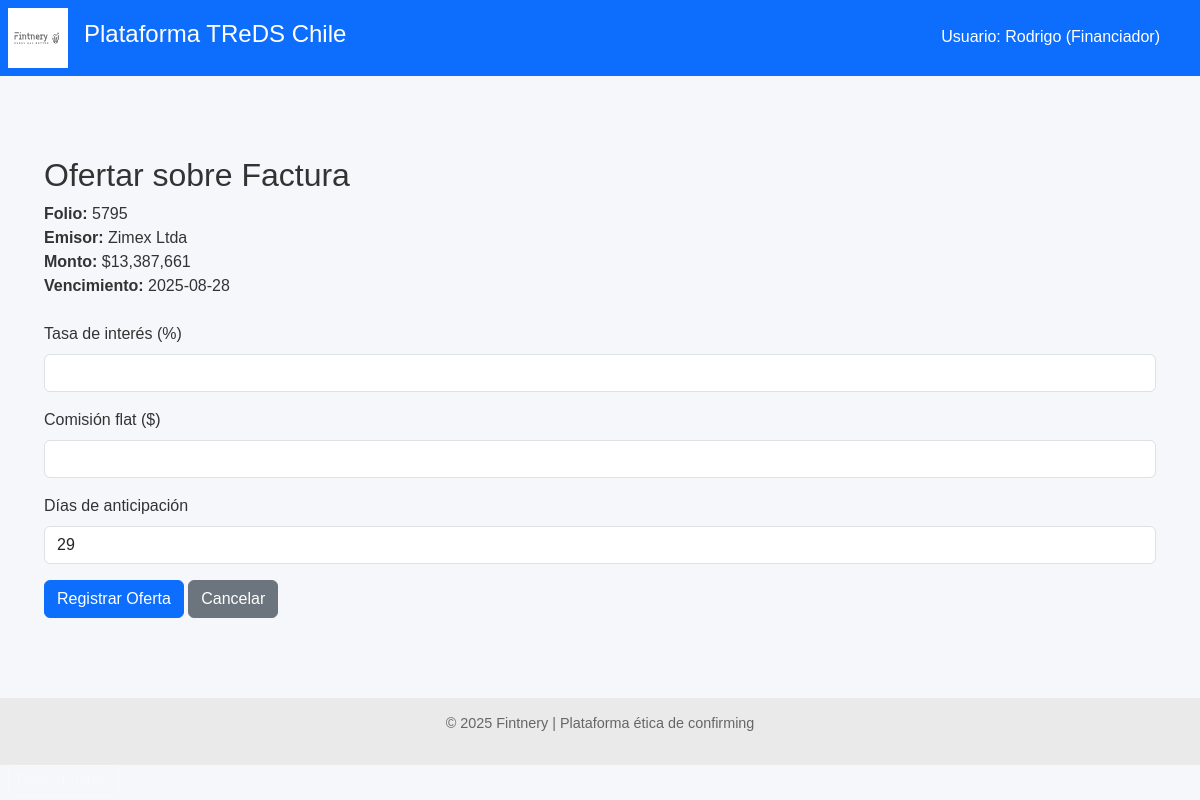
Screenshot of /financiador/ofertar/5795 (signed in) with the database file from the repository.
### models.py (models this page shows)
class FacturaDB(Base):
    __tablename__ = "facturas"
    id = Column(Integer, primary_key=True, index=True)
    rut_emisor = Column(String, index=True)
    rut_receptor = Column(String)
    tipo_dte = Column(String)
    folio = Column(Integer)
    monto = Column(Integer)
    estado_dte = Column(String)
    razon_social_emisor = Column(String)
    razon_social_receptor = Column(String)
    fecha_emision = Column(Date)
    fecha_vencimiento = Column(Date)
    fecha_vencimiento_original = Column(Date, nullable=True)
    modificacion_aceptada_por_proveedor = Column(Boolean, nullable=True, default=None)
    confirming_solicitado = Column(Boolean, default=False)
    origen_confirmacion = Column(String, default="Desconocido")
    financiador_adjudicado = Column(Integer, ForeignKey("financiadores.id"), nullable=True)
    proveedor_id = Column(Integer, ForeignKey("proveedores.id"))
    proveedor = relationship("Proveedor", back_populates="facturas")
    pagador_id = Column(Integer, ForeignKey("pagadores.id"))
    pagador = relationship("Pagador", back_populates="facturas")
    ofertas = relationship("OfertaFinanciamiento", back_populates="factura")
    financiador = relationship(
        "Financiador",
        primaryjoin=Financiador.id == foreign(cast(financiador_adjudicado, Integer)), viewonly=True,
        uselist=False,
    )

class Financiador(Base):
    __tablename__ = "financiadores"
    id = Column(Integer, primary_key=True, index=True)
    nombre = Column(String, nullable=False)
    usuario = Column(String, unique=True, index=True, nullable=False)
    clave_hash = Column(String, nullable=False)
    fondo_id = Column(Integer, ForeignKey("fondos.id"), nullable=False)
    fondo = relationship("Fondo", back_populates="financiadores")
    es_admin = Column(Boolean, default=False)
    costo_fondos_mensual = Column(Float, default=0.0)  # ← Explicita unidad mensual
    fecha_costo_fondos = Column(Date, default=None)    # ← Fecha de carga más reciente
    condiciones = relationship(
        "CondicionesPorPagador",
        back_populates="financiador",
        cascade="all, delete-orphan"
    )
    ofertas = relationship("OfertaFinanciamiento", back_populates="financiador")

### routers/financiador.py (the view)
@router.get("/ofertar/{folio}")
def mostrar_formulario_oferta(folio: int, request: Request, db: Session = Depends(get_db)):
    financiador_id = request.session.get("financiador_id")
    if not financiador_id:
        return RedirectResponse("/financiador/login", 303)
    financiador = db.query(Financiador).get(financiador_id)
    factura = db.query(FacturaDB).filter_by(folio=folio).first()
    if not factura:
        return templates.TemplateResponse("error.html", {"request": request, "mensaje": "Factura no encontrada"})
    dias_anticipacion = (factura.fecha_vencimiento - date.today()).days
    return templates.TemplateResponse("ofertar.html", {
        "request": request,
        "factura": factura,
        "financiador_nombre": financiador.nombre,
        "dias_anticipacion": dias_anticipacion
    })

### templates/ofertar.html (shortened to what this page needs)
{% extends "base.html" %}
{% block content %}
<div class="container mt-5">
  <h2>
    {% if oferta is defined %}Editar oferta{% else %}Ofertar sobre Factura{% endif %}
  </h2>
  <div class="mb-4">
    <strong>Folio:</strong> {{ factura.folio }}<br>
    <strong>Emisor:</strong> {{ factura.razon_social_emisor }}<br>
    <strong>Monto:</strong> ${{ '{:,.0f}'.format(factura.monto) }}<br>
    <strong>Vencimiento:</strong> {{ factura.fecha_vencimiento }}
  </div>
  {% if oferta is defined %}
    <form method="post" action="/financiador/actualizar-oferta/{{ oferta.id }}">
  {% else %}
    <form method="post" action="/financiador/registrar-oferta/{{ factura.folio }}">
  {% endif %}
    <div class="mb-3">
      <label for="tasa_interes" class="form-label">Tasa de interés (%)</label>
      <input type="number"
             step="0.01"
             name="tasa_interes"
             id="tasa_interes"
             value="{{ oferta.tasa_interes if oferta is defined }}"
             required
             class="form-control">
    </div>
    <div class="mb-3">
      <label for="comision_flat" class="form-label">Comisión flat ($)</label>
      <input type="number"
             step="0.01"
             name="comision_flat"
             id="comision_flat"
             value="{{ oferta.comision_flat if oferta is defined }}"
             required
             class="form-control">
    </div>
    <div class="mb-3">
      <label class="form-label">Días de anticipación</label>
      <input type="number"
             value="{{ dias_anticipacion }}"
             readonly
             class="form-control">
    </div>
    <button type="submit" class="btn btn-primary">
      {% if oferta is defined %}Guardar cambios{% else %}Registrar Oferta{% endif %}
    </button>
    <a href="/financiador/marketplace" class="btn btn-secondary">Cancelar</a>
  </form>
</div>
{% endblock %}

### templates/base.html (shortened to what this page needs)
<!DOCTYPE html>
<html lang="es">
<head>
    <link href="https://cdn.jsdelivr.net/npm/bootstrap@5.3.0/dist/css/bootstrap.min.css" rel="stylesheet">
    <link rel="stylesheet" href="/static/styles.css">
</head>
<body>
    <header class="main-header d-flex align-items-center bg-primary text-white p-2">
        <img src="/static/LogoFIntneryWeb.svg" alt="Fintnery" class="logo me-3" style="height: 60px;">
        <h1 class="titulo-principal">Plataforma TReDS Chile</h1>
    </header>
    <main>
        {% block content %}{% endblock %}
    </main>
    <footer class="footer text-center mt-5">
        <p>&copy; 2025 Fintnery | Plataforma ética de confirming</p>
    </footer>
    {% if financiador_nombre or proveedor_nombre or pagador_nombre %}
    <div style="position: absolute; top: 20px; right: 30px; color: white; background-color: #0d6efd; padding: 5px 10px; border-radius: 5px;">
        Usuario:
        {% if financiador_nombre %}{{ financiador_nombre }} (Financiador){% endif %}
    </div>
    {% endif %}
    {% if request.session.get('es_admin') %}
    <a href="/financiador/usuarios" class="btn btn-sm btn-outline-light ms-2">Panel usuarios</a>
    {% endif %}
</body>
</html>

### static/styles.css (style rules this page uses)
body { font-family: sans-serif; margin: 0; background-color: #f5f7fa; color: #333; }
.main-header { background-color: #1f3a93; color: white; padding: 1em; display: flex; align-items: center; }
.logo { height: 40px; margin-right: 15px; }
.titulo-principal { font-size: 1.5em; }
footer.footer { background-color: #eaeaea; text-align: center; padding: 1em; font-size: 0.9em; color: #666; }
main { padding: 2em; }

### rows the page displays
FacturaDB: folio "5795", razon_social_emisor "Zimex Ltda", monto "13,387,661", fecha_vencimiento "2025-08-28"
Financiador: nombre "Rodrigo"
